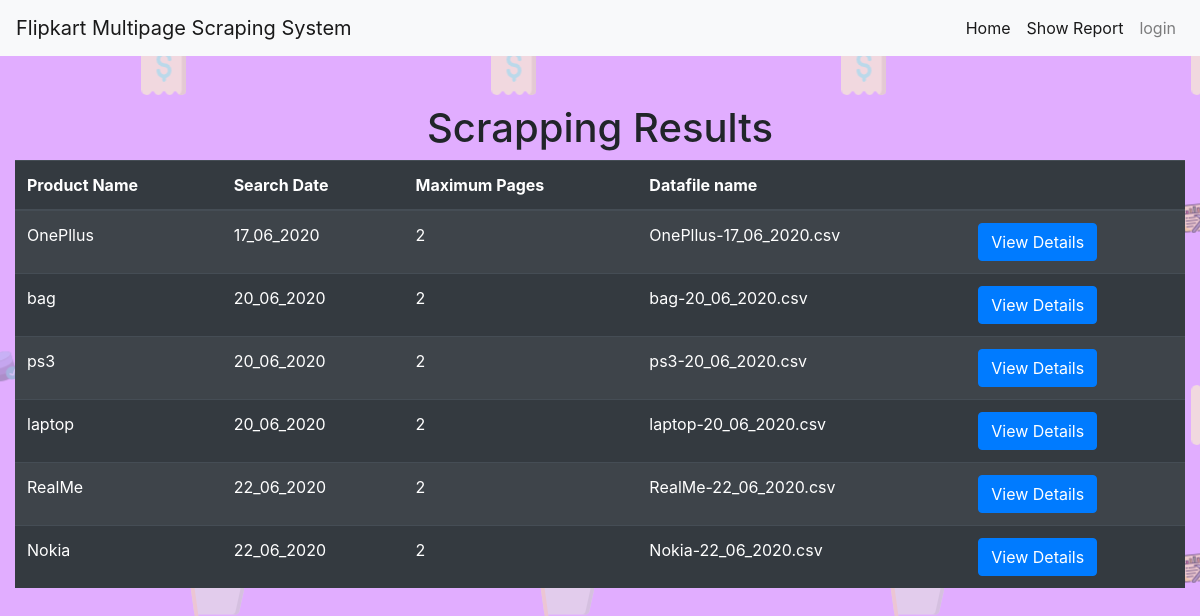
Screenshot of /report with the database file from the repository.
### app.py (models this page shows, shortened)
class Record(db.Model):
    id = db.Column(db.Integer, primary_key = True)
    product = db.Column(db.String(30), nullable = False)
    created = db.Column(db.String(20), nullable = True)
    pages = db.Column(db.String(30), nullable = False)
    data = db.Column(db.String(30), nullable = False)
    user = db.Column(db.String(30), nullable = False)

### app.py (the view)
@app.route('/report')
def report():
    data = Record.query.all()
    return render_template('report.html', data = data, loggedin = session.get('user'))

### templates/report.html (shortened to what this page needs)
{% extends 'layout.html' %}
{% block body %}
<div class="container-fluid mt-5">
    <p class="h1 text-center">Scrapping Results</p>
    <table class="table table-dark table-striped table-hover">
        <thead>
            <tr>
                <th>Product Name</th>
                <th>Search Date</th>
                <th>Maximum Pages</th>
                <th>Datafile name</th>
                <th></th>
            </tr>
        </thead>
        <tbody>
            {% for record in data %}
            <tr>
                <td>{{record.product}}</td>
                <td>{{record.created}}</td>
                <td>{{record.pages}}</td>
                <td>{{record.data}}</td>
                <td>
                    <a href="/scrapdata?id={{record.id}}" class="btn btn-primary">View Details</a>
                </td>
            </tr>
            {% endfor %}
        </tbody>
    </table>
</div>
{% endblock %}

### templates/layout.html (shortened to what this page needs)
<!doctype html>
<html lang="en">
  <head>
    <link rel="stylesheet" href="https://stackpath.bootstrapcdn.com/bootstrap/4.3.1/css/bootstrap.min.css">
  </head>
  <body>
    <nav class="navbar navbar-expand-lg navbar-light bg-light">
      <a class="navbar-brand" href="/">Flipkart Multipage Scraping System</a>
      <div class="collapse navbar-collapse" id="navbarNavDropdown">
        <ul class="navbar-nav ml-auto">
          <li class="nav-item active">
            <a class="nav-link" href="/">Home <span class="sr-only">(current)</span></a>
          </li>
          <li class="nav-item active">
            <a class="nav-link" href="/report">Show Report<span class="sr-only">(current)</span></a>
          </li>
          {% if not loggedin %}
          <li class="nav-item">
            <a class="nav-link" href="/signin">login</a>
          </li>
          {% endif %}
        </ul>
      </div>
    </nav>
      {% block body %}{% endblock %}
  </body>
</html>

### templates/layout.html (style rules this page uses)
body { background-image: url('static/all-bg.png'); background-repeat: no-repeat; background-size: cover; background-attachment: fixed; }

### rows the page displays
Record: product "OnePllus", created "17_06_2020", pages "2", data "OnePllus-17_06_2020.csv"
Record: product "bag", created "20_06_2020", pages "2", data "bag-20_06_2020.csv"
Record: product "ps3", created "20_06_2020", pages "2", data "ps3-20_06_2020.csv"
Record: product "laptop", created "20_06_2020", pages "2", data "laptop-20_06_2020.csv"
Record: product "RealMe", created "22_06_2020", pages "2", data "RealMe-22_06_2020.csv"
Record: product "Nokia", created "22_06_2020", pages "2", data "Nokia-22_06_2020.csv"
